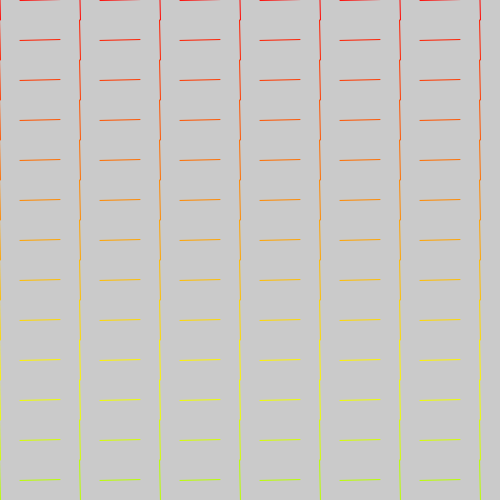
Frame 1 (no input)
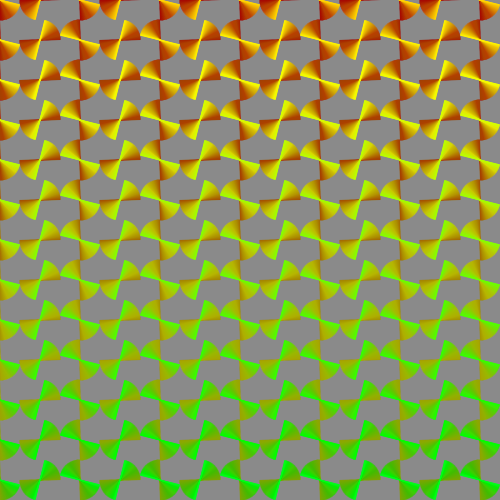
Frame 60 (no input)
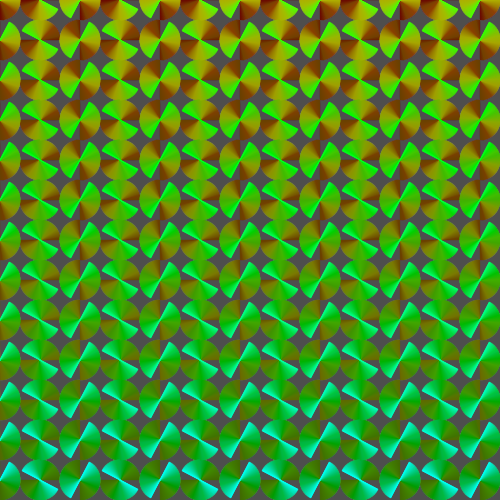
Frame 120 (the mouse pressed at the canvas centre since frame 60)

The p5.js sketch that drew these frames (run headless with seeded random() and noise() and a simulated clock; from frame 60 on, the mouse is pressed at the canvas centre):

// p5.js sketch
// ── sketch.js
// Pinwheels (p5.js 2.3.4 port of a #p5t Processing sketch)
// https://github.com/madparker/-p5t/blob/main/%23p5t/ArtSketch/08_21_2020/Pinwheels/Pinwheels.pde
// #p5t/ArtSketch/08_21_2020/Pinwheels/Pinwheels.pde

let x, y, f = 0, a, u, v, i = 0, b = 0, c = 255;

function setup() {
  createCanvas(500, 500); // frame.setSize(500, 500) in draw()
  background(204); // Processing default background
}

function draw() {
  f += 0.2;
  fill(0, 2);
  square(-9, -9, 520);
  colorMode(HSB, c);
  stroke(f % c, c, c);
  for (y = 0; y < 520; y += 40) {
    b++;
    stroke((f * 3 + y / 9) % c, c, c);
    for (x = 0; x < 520; x += 40) {
      i++;
      a = (PI / 2) * ((i + b) % 2) + f / 9;
      u = sin(a) * 20;
      v = cos(a) * 20;
      line(x + u, y + v, x - u, y - v);
    }
  }
}
//#p5t

// ---- Original Processing source: #p5t/ArtSketch/08_21_2020/Pinwheels/Pinwheels.pde
/*
float x,y,f,a,u,v,i,b,c=255;void draw(){f+=.2;fill(0,2);square(-9,-9,520);frame.setSize(500,500);colorMode(HSB,c);stroke(f%c,c,c);for(y=0;y<520;y+=40){b++;stroke((f*3+y/9)%c,c,c);for(x=0;x<520;x+=40){i++;a=PI/2*((i+b)%2)+f/9;u=sin(a)*20;v=cos(a)*20;line(x+u,y+v,x-u,y-v);}}}//#p5t
*/
